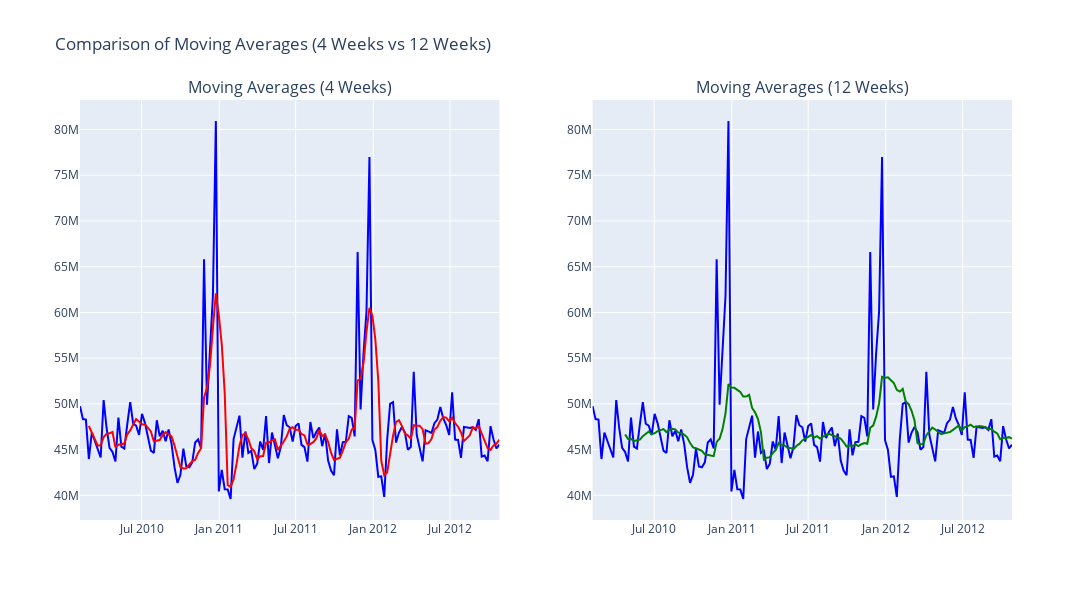

Notebook code cell kept with this figure:
### Markdown cell above
Podemos intentar captar la tendencia de la serie a través de una suavización con una ventana movil, par este caso probaremos a graficar con una ventana de 4 semanas y una de 12 así:

### Code cell
weekly_sales = df.groupby('Date')['Weekly_Sales'].sum()

# Apply Smoothing with Moving Average (# Window of 4 Weeks and 12 Weeks).
weekly_sales_4 = weekly_sales.rolling(window=4).mean()
weekly_sales_12 = weekly_sales.rolling(window=12).mean()

fig = make_subplots(rows=1, cols=2, subplot_titles=("Moving Averages (4 Weeks)", "Moving Averages (12 Weeks)"))

# Add 4-Weeks Moving Average Graph to First Column.
fig.add_trace(go.Scatter(x=weekly_sales.index, y=weekly_sales,
                         mode='lines', name='Original Sales', line=dict(color='blue')),
              row=1, col=1)

fig.add_trace(go.Scatter(x=weekly_sales.index, y=weekly_sales_4,
                         mode='lines', name='Moving Averages (4 Weeks)', line=dict(color='red')),
              row=1, col=1)

# Add 12-Weeks Moving Average Graph to Second Column.
fig.add_trace(go.Scatter(x=weekly_sales.index, y=weekly_sales,
                         mode='lines', name='Original Sales', line=dict(color='blue')),
              row=1, col=2)

fig.add_trace(go.Scatter(x=weekly_sales.index, y=weekly_sales_12,
                         mode='lines', name='Moving Averages (12 Weeks)', line=dict(color='green')),
              row=1, col=2)

fig.update_layout(title_text="Comparison of Moving Averages (4 Weeks vs 12 Weeks)", 
                  showlegend=False, height=600, width=1200)

# Mostrar la figura
fig.show()

### Figure 1 — Plotly figure (JSON) as saved in the notebook; plotly's stock layout.template omitted (floating-point values rounded to 4 significant figures; data arrays with more than 128 entries replaced by an {"elided": "..."} marker saying what was removed)
{"data": [{"line": {"color": "blue"}, "mode": "lines", "name": "Original Sales", "type": "scatter", "x": {"elided": "143 str values"}, "xaxis": "x", "y": {"elided": "143 float values"}, "yaxis": "y"}, {"line": {"color": "red"}, "mode": "lines", "name": "Moving Averages (4 Weeks)", "type": "scatter", "x": {"elided": "143 str values"}, "xaxis": "x", "y": {"elided": "143 float values"}, "yaxis": "y"}, {"line": {"color": "blue"}, "mode": "lines", "name": "Original Sales", "type": "scatter", "x": {"elided": "143 str values"}, "xaxis": "x2", "y": {"elided": "143 float values"}, "yaxis": "y2"}, {"line": {"color": "green"}, "mode": "lines", "name": "Moving Averages (12 Weeks)", "type": "scatter", "x": {"elided": "143 str values"}, "xaxis": "x2", "y": {"elided": "143 float values"}, "yaxis": "y2"}], "layout": {"annotations": [{"font": {"size": 16}, "showarrow": false, "text": "Moving Averages (4 Weeks)", "x": 0.225, "xanchor": "center", "xref": "paper", "y": 1, "yanchor": "bottom", "yref": "paper"}, {"font": {"size": 16}, "showarrow": false, "text": "Moving Averages (12 Weeks)", "x": 0.775, "xanchor": "center", "xref": "paper", "y": 1, "yanchor": "bottom", "yref": "paper"}], "height": 600, "showlegend": false, "title": {"text": "Comparison of Moving Averages (4 Weeks vs 12 Weeks)"}, "width": 1200, "xaxis": {"anchor": "y", "domain": [0, 0.45]}, "xaxis2": {"anchor": "y2", "domain": [0.55, 1]}, "yaxis": {"anchor": "x", "domain": [0, 1]}, "yaxis2": {"anchor": "x2", "domain": [0, 1]}}}
